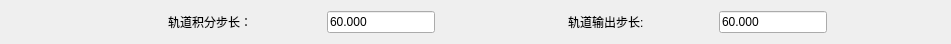
        <widget class="QWidget" name="horizontalLayoutWidget_27">
         <property name="geometry">
          <rect>
           <x>0</x>
           <y>260</y>
           <width>951</width>
           <height>22</height>
          </rect>
         </property>
         <layout class="QHBoxLayout" name="horizontalLayout_27">
          <item>
           <spacer name="horizontalSpacer_75">
            <property name="orientation">
             <enum>Qt::Horizontal</enum>
            </property>
            <property name="sizeType">
             <enum>QSizePolicy::Fixed</enum>
            </property>
            <property name="sizeHint" stdset="0">
             <size>
              <width>88</width>
              <height>20</height>
             </size>
            </property>
           </spacer>
          </item>
          <item>
           <widget class="QLabel" name="label_49">
            <property name="enabled">
             <bool>true</bool>
            </property>
            <property name="sizePolicy">
             <sizepolicy hsizetype="Fixed" vsizetype="Preferred">
              <horstretch>0</horstretch>
              <verstretch>0</verstretch>
             </sizepolicy>
            </property>
            <property name="text">
             <string>轨道积分步长：</string>
            </property>
           </widget>
          </item>
          <item>
           <widget class="QLineEdit" name="lineEdit_38">
            <property name="sizePolicy">
             <sizepolicy hsizetype="Fixed" vsizetype="Fixed">
              <horstretch>0</horstretch>
              <verstretch>0</verstretch>
             </sizepolicy>
            </property>
            <property name="text">
             <string>60.000</string>
            </property>
           </widget>
          </item>
          <item>
           <spacer name="horizontalSpacer_76">
            <property name="orientation">
             <enum>Qt::Horizontal</enum>
            </property>
            <property name="sizeType">
             <enum>QSizePolicy::Fixed</enum>
            </property>
            <property name="sizeHint" stdset="0">
             <size>
              <width>58</width>
              <height>20</height>
             </size>
            </property>
           </spacer>
          </item>
          <item>
           <widget class="QLabel" name="label_50">
            <property name="enabled">
             <bool>true</bool>
            </property>
            <property name="sizePolicy">
             <sizepolicy hsizetype="Fixed" vsizetype="Preferred">
              <horstretch>0</horstretch>
              <verstretch>0</verstretch>
             </sizepolicy>
            </property>
            <property name="text">
             <string>轨道输出步长:</string>
            </property>
           </widget>
          </item>
          <item>
           <widget class="QLineEdit" name="lineEdit_39">
            <property name="sizePolicy">
             <sizepolicy hsizetype="Fixed" vsizetype="Fixed">
              <horstretch>0</horstretch>
              <verstretch>0</verstretch>
             </sizepolicy>
            </property>
            <property name="text">
             <string>60.000</string>
            </property>
           </widget>
          </item>
          <item>
           <spacer name="horizontalSpacer_77">
            <property name="orientation">
             <enum>Qt::Horizontal</enum>
            </property>
            <property name="sizeType">
             <enum>QSizePolicy::Preferred</enum>
            </property>
            <property name="sizeHint" stdset="0">
             <size>
              <width>40</width>
              <height>20</height>
             </size>
            </property>
           </spacer>
          </item>
         </layout>
        </widget>
